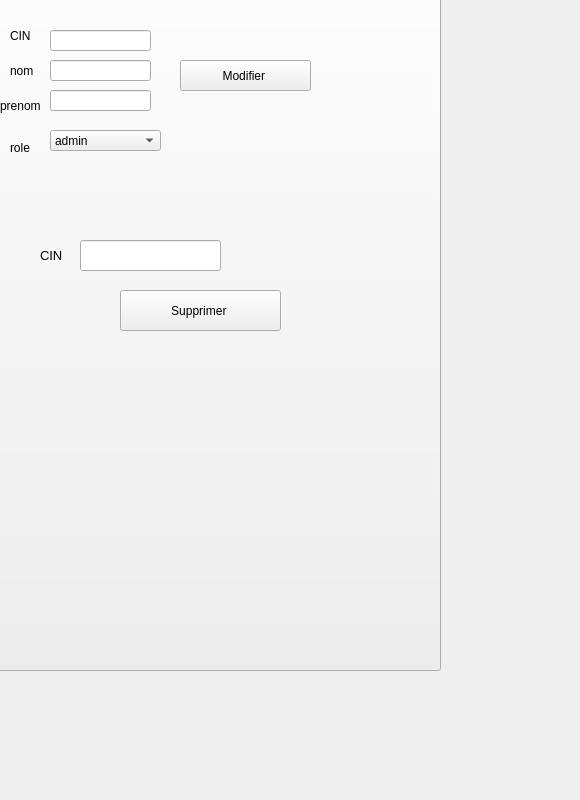
      <widget class="QWidget" name="tab_4">
       <attribute name="title">
        <string>supprimer</string>
       </attribute>
       <widget class="QPushButton" name="pushButton_11">
        <property name="geometry">
         <rect>
          <x>-130</x>
          <y>-120</y>
          <width>571</width>
          <height>791</height>
         </rect>
        </property>
        <property name="text">
         <string/>
        </property>
        <property name="icon">
         <iconset>
          <normaloff>../Creator The Podcast (6).png</normaloff>../Creator The Podcast (6).png</iconset>
        </property>
        <property name="iconSize">
         <size>
          <width>1000</width>
          <height>1000</height>
         </size>
        </property>
       </widget>
       <widget class="QLineEdit" name="le_cin_supp">
        <property name="geometry">
         <rect>
          <x>80</x>
          <y>240</y>
          <width>141</width>
          <height>31</height>
         </rect>
        </property>
        <property name="text">
         <string/>
        </property>
       </widget>
       <widget class="QLabel" name="label_12">
        <property name="geometry">
         <rect>
          <x>40</x>
          <y>220</y>
          <width>121</width>
          <height>71</height>
         </rect>
        </property>
        <property name="font">
         <font>
          <family>MS Shell Dlg 2</family>
          <pointsize>10</pointsize>
          <weight>50</weight>
          <italic>false</italic>
          <bold>false</bold>
         </font>
        </property>
        <property name="styleSheet">
         <string notr="true">font: 10pt &quot;MS Shell Dlg 2&quot;;</string>
        </property>
        <property name="text">
         <string>CIN</string>
        </property>
       </widget>
       <widget class="QPushButton" name="pushButton_supprimer">
        <property name="geometry">
         <rect>
          <x>120</x>
          <y>290</y>
          <width>161</width>
          <height>41</height>
         </rect>
        </property>
        <property name="styleSheet">
         <string notr="true">font: 11pt &quot;MS Shell Dlg 2&quot;;
font: 10pt &quot;MS Shell Dlg 2&quot;;</string>
        </property>
        <property name="text">
         <string>Supprimer </string>
        </property>
       </widget>
       <widget class="QLineEdit" name="lineEdit_cin_2">
        <property name="geometry">
         <rect>
          <x>50</x>
          <y>30</y>
          <width>101</width>
          <height>21</height>
         </rect>
        </property>
        <property name="placeholderText">
         <string/>
        </property>
       </widget>
       <widget class="QLineEdit" name="lineEdit_nom_2">
        <property name="geometry">
         <rect>
          <x>50</x>
          <y>60</y>
          <width>101</width>
          <height>21</height>
         </rect>
        </property>
       </widget>
       <widget class="QLineEdit" name="lineEdit_prenom_2">
        <property name="geometry">
         <rect>
          <x>50</x>
          <y>90</y>
          <width>101</width>
          <height>21</height>
         </rect>
        </property>
       </widget>
       <widget class="QComboBox" name="comboBox_4">
        <property name="geometry">
         <rect>
          <x>50</x>
          <y>130</y>
          <width>111</width>
          <height>21</height>
         </rect>
        </property>
        <item>
         <property name="text">
          <string>admin</string>
         </property>
        </item>
        <item>
         <property name="text">
          <string>rh</string>
         </property>
        </item>
        <item>
         <property name="text">
          <string>chef</string>
         </property>
        </item>
        <item>
         <property name="text">
          <string>emplyee</string>
         </property>
        </item>
       </widget>
       <widget class="QLabel" name="label_9">
        <property name="geometry">
         <rect>
          <x>0</x>
          <y>90</y>
          <width>61</width>
          <height>31</height>
         </rect>
        </property>
        <property name="text">
         <string>prenom</string>
        </property>
       </widget>
       <widget class="QLabel" name="label_8">
        <property name="geometry">
         <rect>
          <x>10</x>
          <y>50</y>
          <width>91</width>
          <height>41</height>
         </rect>
        </property>
        <property name="text">
         <string>nom</string>
        </property>
       </widget>
       <widget class="QLabel" name="label_7">
        <property name="geometry">
         <rect>
          <x>10</x>
          <y>20</y>
          <width>71</width>
          <height>31</height>
         </rect>
        </property>
        <property name="text">
         <string>CIN</string>
        </property>
       </widget>
       <widget class="QLabel" name="label_28">
        <property name="geometry">
         <rect>
          <x>10</x>
          <y>140</y>
          <width>91</width>
          <height>16</height>
         </rect>
        </property>
        <property name="text">
         <string>role</string>
        </property>
       </widget>
       <widget class="QPushButton" name="pushButton_update">
        <property name="geometry">
         <rect>
          <x>180</x>
          <y>60</y>
          <width>131</width>
          <height>31</height>
         </rect>
        </property>
        <property name="styleSheet">
         <string notr="true">font: 12pt &quot;MS Shell Dlg 2&quot;;</string>
        </property>
        <property name="text">
         <string>Modifier </string>
        </property>
       </widget>
      </widget>
